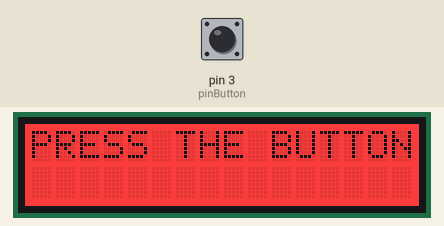
A sketch run on a simulated Arduino Uno, built with avr-gcc and run on an emulated ATmega328P. On the bench: 16×2 character LCD. Inputs (shaded band) come from the test bench; at power-on: pin 3 (pinButton) LOW.

Above: at 1.2 s.
1.3 s: pin 3 (pinButton) pulled HIGH for 1 s
At 3.2 s:
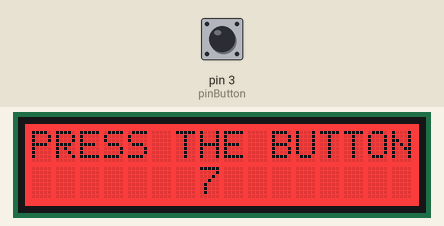
3.8 s: pin 3 (pinButton) pulled HIGH for 0.15 s
At 5.0 s:
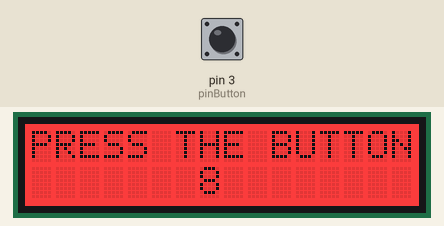
5.4 s: pin 3 (pinButton) pulled HIGH for 0.15 s
7.0 s: pin 3 (pinButton) pulled HIGH for 1 s
At 9.0 s:
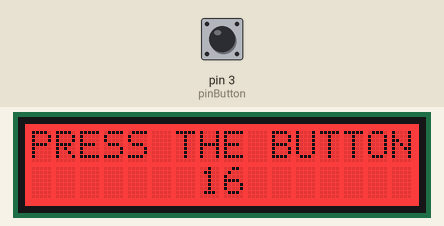
Timing chart, 0 to 10.5 s (numbered marks = the images above; inputs shaded):
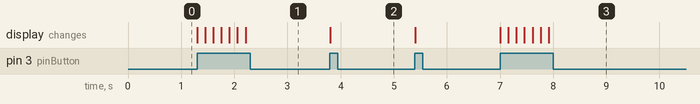

The sketch:

ledIncrement-to-Communism.ino
```cpp
#include <Wire.h>
#include "rgb_lcd.h"

rgb_lcd lcd;

const int colorR = 255;
const int colorG = 0;
const int colorB = 0;

const int pinButton = 3;

//Set button increment value
int x = 0;

//Define LCD text
const char* str = "PRESS THE BUTTON";
const char* str2 = "COMMUNISM WINS!!";


void setup() {
    pinMode(pinButton,INPUT);

    //Initialize LCD format
    lcd.begin(16, 2);

    lcd.setRGB(colorR, colorG, colorB);

    // Print a message to the LCD
    lcd.print(str);

}

void loop()
{
    // set the cursor to column 0, line 1
    // (note: line 1 is the second row, since counting begins with 0):
    lcd.setCursor(7, 1);
    if(digitalRead(pinButton))
    {
        x++;
        lcd.print(x);
        delay(150);
    }

    if(x >= 69){
      lcd.setCursor(0, 0);
      delay(200);
      lcd.print(str2);
      //Blink display
      lcd.noDisplay();
      delay(300);
      lcd.display();
      delay(200);
    }
}
```

Measured:
- after the input at 1.3 s, the display: first changes at once (image 1 shows a later state)
- after the input at 3.8 s, the display: changes at once (image 2)
- after the input at 7.0 s, the display: first changes at once (image 3 shows a later state)
